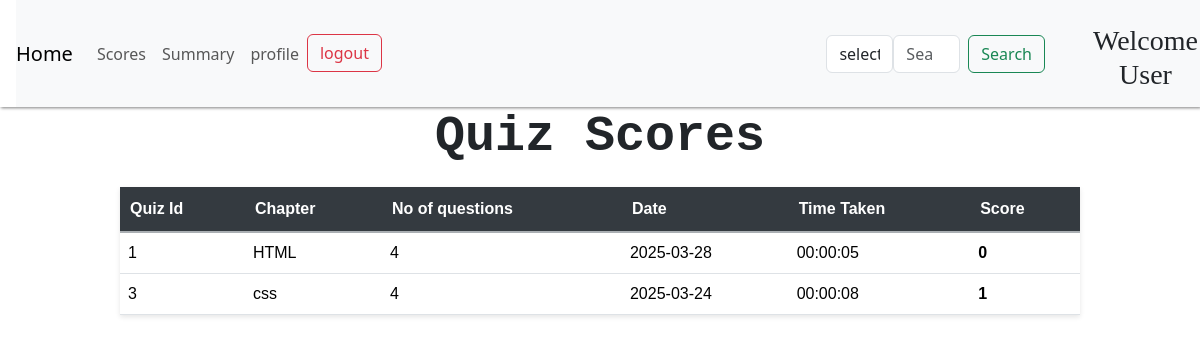
/user_scores (signed in), run on an earlier commit of the app's database.
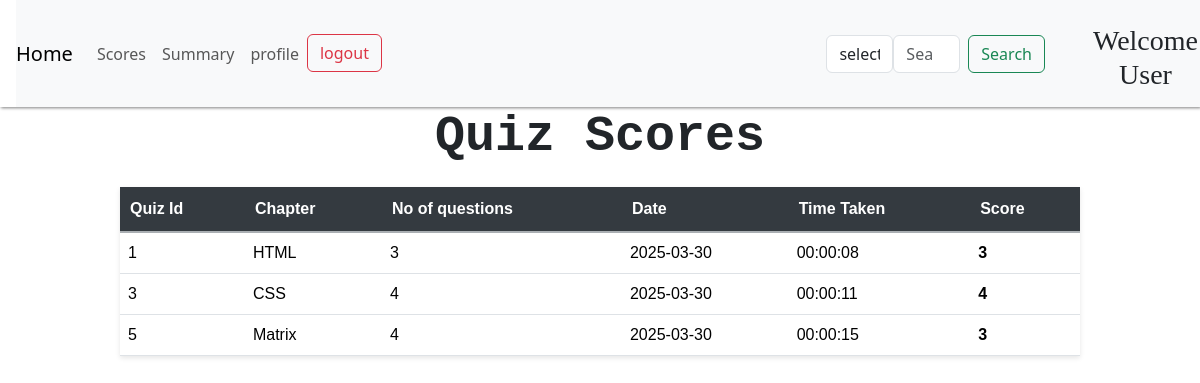
And on a later commit of the database.
### models.py (models this page shows)
class Chapter(db.Model):
    id =db.Column(db.Integer, primary_key=True, autoincrement=True)
    subject_id=db.Column(db.Integer, db.ForeignKey('subject.id', name='FK_chapter_subject_id'), nullable=False)
    name=db.Column(db.String(50), nullable=False)
    description=db.Column(db.String(100), nullable=True)
    quizs=db.relationship('Quiz', backref='chapter', lazy=True)

class Scores(db.Model):
    id=db.Column(db.Integer, primary_key=True, autoincrement=True)
    quiz_id = db.Column(db.Integer,db.ForeignKey('quiz.id', name='FK_scores_quiz_id'), nullable=False)
    user_id= db.Column(db.Integer,db.ForeignKey('user.id', name='FK_scores_user_id'), nullable=False)
    date_of_attempt= db.Column(db.Date, nullable=False)
    time_taken= db.Column(db.Time, nullable=False)
    total_scored= db.Column(db.Integer, nullable=False)

### routes.py (the view)
@app.route('/user_scores')
def user_scores ():
    user_id= session.get('user_id')
    scores = Scores.query.filter_by(user_id = user_id).all()
    if not scores:
        flash("No score record found for this quiz")
        return "No score record found for this quiz", 403
    quiz_scores=[]
    for score in scores:
        quiz = Quiz.query.get(score.quiz_id)
        chapter = Chapter.query.get(quiz.chapter_id)
        chapter_name = chapter.name if chapter else "unknown chapter"
        no_of_questions = Question.query.filter_by(quiz_id=quiz.id).count()
        quiz_scores.append((quiz.id, chapter_name, no_of_questions, score.date_of_attempt, score.time_taken, score.total_scored))
    return render_template('user_scores.html', quiz_scores=quiz_scores)

### templates/user_scores.html (shortened to what this page needs)
<!DOCTYPE html>
<html lang="en">
<head>
    <link rel="stylesheet" href="{{ url_for('static', filename= 'style_index.css') }}">
    <link href="https://cdn.jsdelivr.net/npm/bootstrap@5.3.2/dist/css/bootstrap.min.css" rel="stylesheet">
    <link rel="stylesheet" href="https://cdnjs.cloudflare.com/ajax/libs/aos/2.3.4/aos.css">
    <link rel="stylesheet" href="https://cdnjs.cloudflare.com/ajax/libs/font-awesome/6.7.2/css/all.min.css">
    <link href="https://cdn.jsdelivr.net/npm/bootstrap@5.3.3/dist/css/bootstrap.min.css" rel="stylesheet">
</head>
<body>
       <div class="usernav" style="box-shadow: 1px 1px 3px grey;">
       <nav class="navbar navbar-expand-lg navbar-light bg-light" style="margin-left: 1rem;">
        <a class="navbar-brand" href="/user_dashboard">Home</a>
        <div class="collapse navbar-collapse" id="navbarSupportedContent">
          <ul class="navbar-nav mr-auto">
            <li class="nav-item">
              <a class="nav-link" href="{{ url_for('user_scores') }}">Scores</a>
            </li>
            <li class="nav-item">
              <a class="nav-link " href="{{ url_for('user_summary') }}">Summary</a>
            </li>
            <li class="nav-item">
                <a href="{{ url_for('profile') }}" class="nav-link">profile</a>
            </li>
            <li class="nav-item">
                <a href="/login" class="btn btn-outline-danger">logout</a>
            </li>
          </ul>
          <form method="GET" action="/user_dashboard"  class="form-inline my-2 my-lg-0" style="display: flex; margin-left:40%">
            <select class="form-control mr-sm-2" type="search" style="margin-left: 0rem;" name="search_type">
              <option value="" disable selected>select</option>
            </select>
            <input class="form-control mr-sm-2" type="search" placeholder="Search" aria-label="Search" name="query" value="{{ query or '' }}">
            <button class="btn btn-outline-success my-2 my-sm-0" type="submit" style="margin-left: 0.5rem; margin-right:1rem;">Search</button>
          </form>
          <div>
            <h3  class="wel" id="wel" style="margin-right:2px;">Welcome User</h3>
          </div>
        </div>
      </nav>
      </div>
      <h1 style="text-align:center; font-family: 'Courier New', Courier, monospace; font-weight:bold; font-size:50px" >Quiz Scores</h1>
      {% if not quiz_scores %}
      <h2 style="color: red;">No Scores available</h2>
      {% else %}
      <div class="userdash">
        <table class="table table-style table-hover">
            <thead class="thead-dark" style="justify-content: space-around;">
                <tr>
                    <th>Quiz Id</th>
                    <th>Chapter</th>
                    <th>No of questions</th>
                    <th>Date</th>
                    <th>Time Taken</th>
                    <th>Score</th>
                </tr>
            </thead>
            <tbody>
                {% for quiz_id,chapter_name, no_of_questions,quiz_date,time_taken,total_scored in quiz_scores %}
                    <tr>
                        <td>{{ quiz_id }}</td>
                        <td>{{ chapter_name }}</td>
                        <td>{{ no_of_questions if no_of_questions or 'N/A' }}</td>
                        <td>{{ quiz_date.strftime('%Y-%m-%d') }}</td>
                        <td>{{ time_taken }}</td>
                        <td class="fw-bold">{{ total_scored }}</td>
                    </tr>
                {% endfor %}
            </tbody>
        </table>
      </div>
      {% endif %}
</body>
</html>

What changed in the data, as far as the page shows it:
changed Chapter "HTML": no_of_questions "4" → "3"; strftime "2025-03-28" → "2025-03-30"; time_taken "00:00:05" → "00:00:08"; total_scored "0" → "3"
changed Chapter: name "css" → "CSS"; strftime "2025-03-24" → "2025-03-30"; time_taken "00:00:08" → "00:00:11"; subject "1" → "4"
now on this page (row unchanged): Chapter: quiz_id "5", name "Matrix", id "4", strftime "2025-03-30", time_taken "00:00:15", subject "3"
